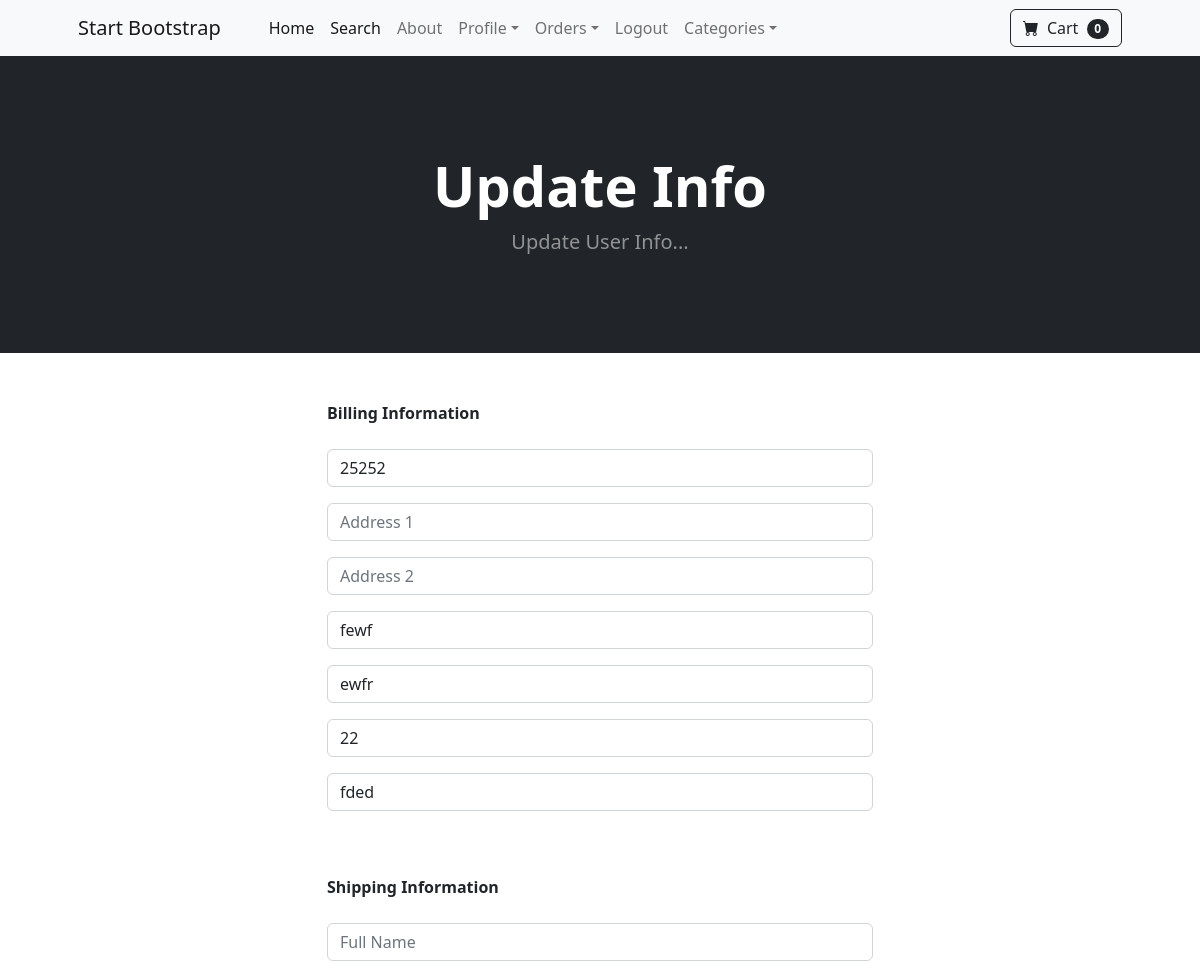
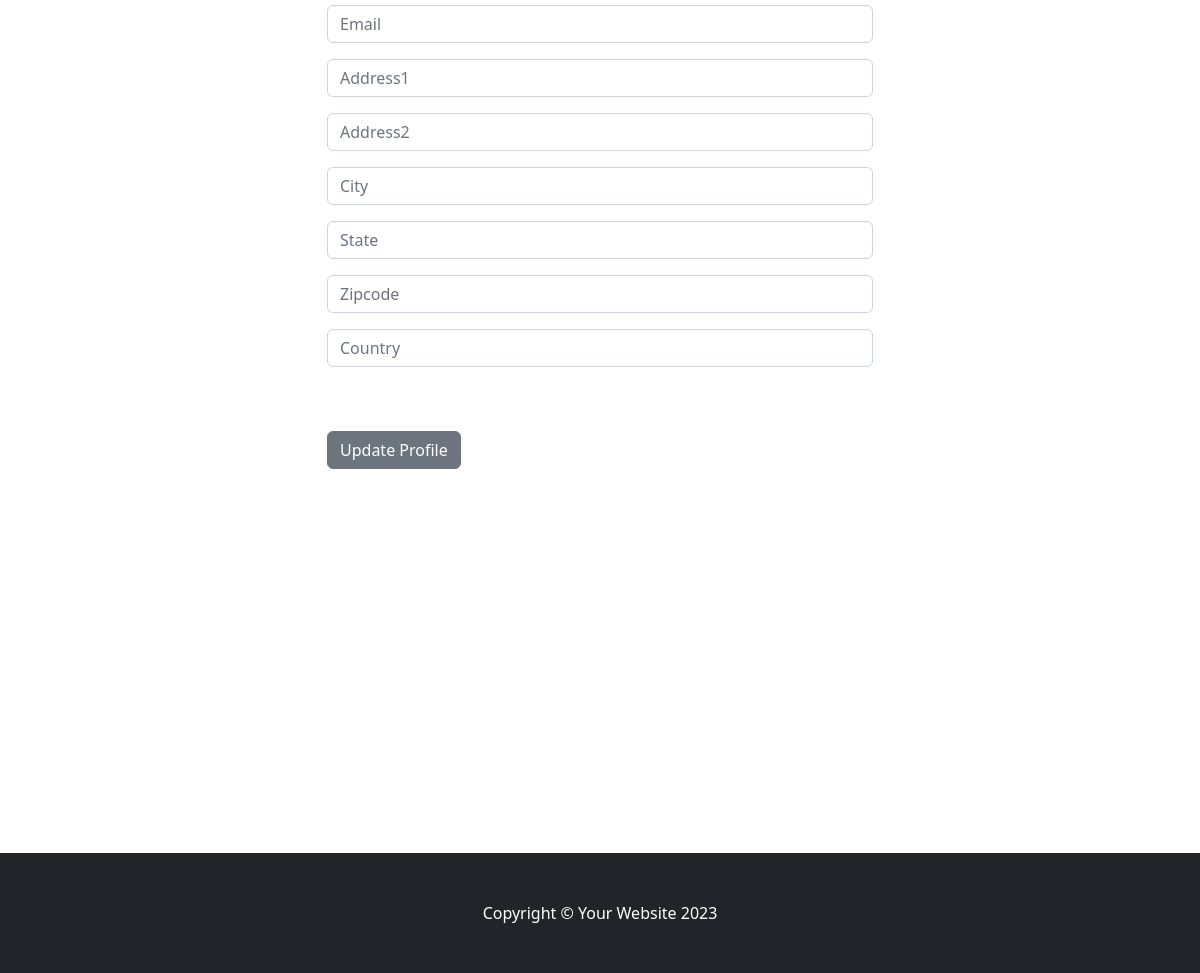
The page /update_info/ (signed in) on the database its author committed (2 pictures, top to bottom).
### store/models.py (models this page shows, shortened)
class Profile(models.Model):
    user = models.OneToOneField(User, on_delete=models.CASCADE)
    date_modified = models.DateTimeField(User, auto_now=True)
    phone = models.CharField(max_length=20, blank=True)
    address1 = models.CharField(max_length=200, blank=True)
    address2 = models.CharField(max_length=200, blank=True)
    city = models.CharField(max_length=200, blank=True)
    state = models.CharField(max_length=200, blank=True)
    zipcode = models.CharField(max_length=200, blank=True)
    country = models.CharField(max_length=200, blank=True)
    old_cart = models.CharField(max_length=200, blank=True, null=True)
    def create_profile(sender, instance, created, **kwargs):
        if created:
            user_profile = Profile(user=instance)
            user_profile.save()
    post_save.connect(create_profile, sender=User)

### payment/models.py (models this page shows, shortened)
class ShippingAddress(models.Model):
    user = models.ForeignKey(User, on_delete=models.CASCADE, null=True, blank=True)
    shipping_full_name = models.CharField(max_length=255)
    shipping_email = models.CharField(max_length=255)
    shipping_address1 = models.CharField(max_length=255)
    shipping_address2 = models.CharField(max_length=255, null=True, blank=True)
    shipping_city = models.CharField(max_length=255)
    shipping_state = models.CharField(max_length=255, null=True, blank=True)
    shipping_zipcode = models.CharField(max_length=255, null=True, blank=True)
    shipping_country = models.CharField(max_length=255)
    class Meta:
        verbose_name_plural = "Shipping Address"
    def create_shipping(sender, instance, created, **kwargs):
        if created:
            user_shipping = ShippingAddress(user=instance)
            user_shipping.save()
    post_save.connect(create_shipping, sender=User)

### store/views.py (the view)
# urls.py: path('update_info/', views.update_info, name='update_info'),
def update_info(request):
    if request.user.is_authenticated:
        current_user, created = Profile.objects.get_or_create(user=request.user)
        shipping_user, created = ShippingAddress.objects.get_or_create(user=request.user)
        form = UserInfoForm(request.POST or None, instance=current_user)
        shipping_form = ShippingForm(request.POST or None, instance=shipping_user)
        if form.is_valid() or shipping_form.is_valid():
            form.save()
            shipping_form.save()
            messages.success(request, "Your Info Has Been Updated")
            return redirect('home')
        return render(request, "update_info.html", {'form': form, 'shipping_form': shipping_form})
    else:
        messages.success(request, " You Must Be Logged In To Access That Page !!")
        return redirect('home')

### store/forms.py
class UserInfoForm(forms.ModelForm):
    phone = forms.CharField(label="", widget=forms.TextInput(attrs={'class':'form-control', 'placeholder':'Phone'}), required=False)
    address1 = forms.CharField(label="", widget=forms.TextInput(attrs={'class':'form-control', 'placeholder':'Address 1'}), required=False)
    address2 = forms.CharField(label="", widget=forms.TextInput(attrs={'class':'form-control', 'placeholder':'Address 2'}), required=False)
    city = forms.CharField(label="", widget=forms.TextInput(attrs={'class':'form-control', 'placeholder':'City'}), required=False)
    state = forms.CharField(label="", widget=forms.TextInput(attrs={'class':'form-control', 'placeholder':'State'}), required=False)
    zipcode = forms.CharField(label="", widget=forms.TextInput(attrs={'class':'form-control', 'placeholder':'Zipcode'}), required=False)
    country = forms.CharField(label="", widget=forms.TextInput(attrs={'class':'form-control', 'placeholder':'Country'}), required=False)
    class Meta:
        model = Profile
        fields = ('phone', 'address1', 'address2', 'city', 'state', 'zipcode', 'country',)

### cart/cart.py (called while the page is built)
    def __len__(self):
        return len(self.cart)

### cart/context_processors.py (called while the page is built)
def cart(request):
    return {'cart': Cart(request)}

### store/templates/update_info.html (shortened to what this page needs)
{% extends 'base.html' %}
{% block content %}
        <header class="bg-dark py-5">
            <link rel="stylesheet" href="https://cdn.jsdelivr.net/npm/bootstrap-icons@1.10.5/font/bootstrap-icons.css">
            <div class="container px-4 px-lg-5 my-5">
                <div class="text-center text-white">
                    <h1 class="display-4 fw-bolder">Update Info</h1>
                    <p class="lead fw-normal text-white-50 mb-0"> Update User  Info... </p>
                </div>
            </div>
        </header>
        <div class="container">
            <div class="row">
                    <div class="col-md-6 offset-md-3">
                      <br/><br/>
                        <strong>Billing Information</strong>
                      <br/><br/>
<form method="POST" action="{% url 'update_info' %}">
    {{ form.as_p }}
    <br><br/>
     <strong>Shipping Information</strong>
    <br><br/>
    {{ shipping_form.as_p }}
    <br/><br/>
    <button type="submit" class="btn btn-secondary">Update Profile</button>
</form>
                        <br/><br/>
                        <br/><br/>
                        <br/><br/>
                        <br/><br/>
                        <br/><br/>
                        <br/><br/>
                        <br/><br/>
                        <br/><br/>
                    </div>
            </div>
        </div>
{% endblock %}

### rows shown on the page
Profile: phone "25252", city "fewf", state "ewfr", zipcode "22", country "fded"

### other values the page prints
{{ cart|length }} "0"
